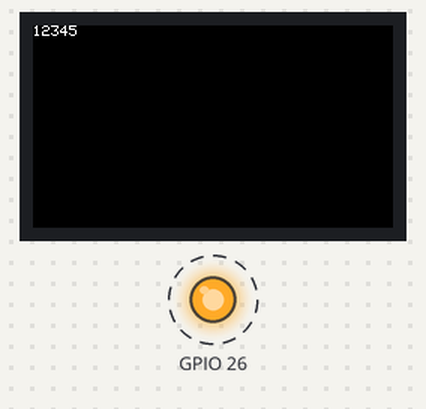
Bench run of a sketch on a simulated ESP32. On the bench: 240×135 colour display, output pins drawn as LEDs (lit = HIGH). Dashed ring = blinking.

Above: at 4.2 s.
At 12.2 s:
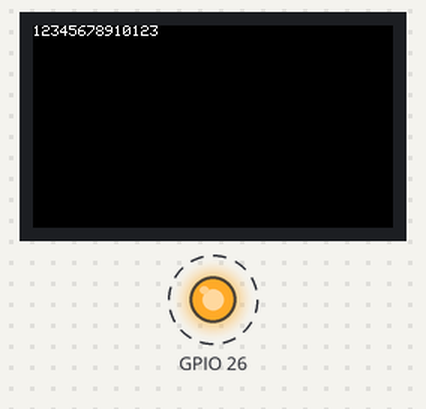
At 21.2 s:
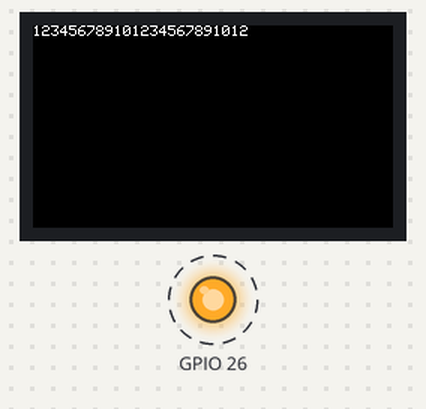
At 38.7 s:
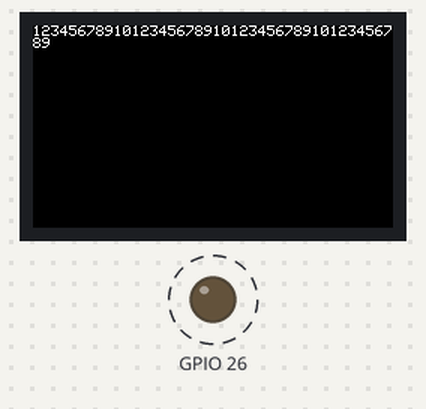
Timing chart, 0 to 40.0 s (numbered marks = the images above):
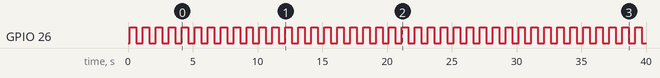

Measured:
- by itself, GPIO 26: alternates HIGH for 0.50 s and LOW for 0.50 s

The sketch:

external_led.ino
```cpp
#include <M5StickCPlus.h>

void setup() {
  // put your setup code here, to run once:
  M5.begin();
  M5.lcd.setRotation(3);
  pinMode(26, OUTPUT);

}

void loop() {
  // put your main code here, to run repeatedly:
  int count;
  for (count=1; count <=10; count=count+1){
    M5.lcd.print(count);
    digitalWrite(26, HIGH);
    delay(500);
    digitalWrite(26, LOW);
    delay(500);
  }


}
```
